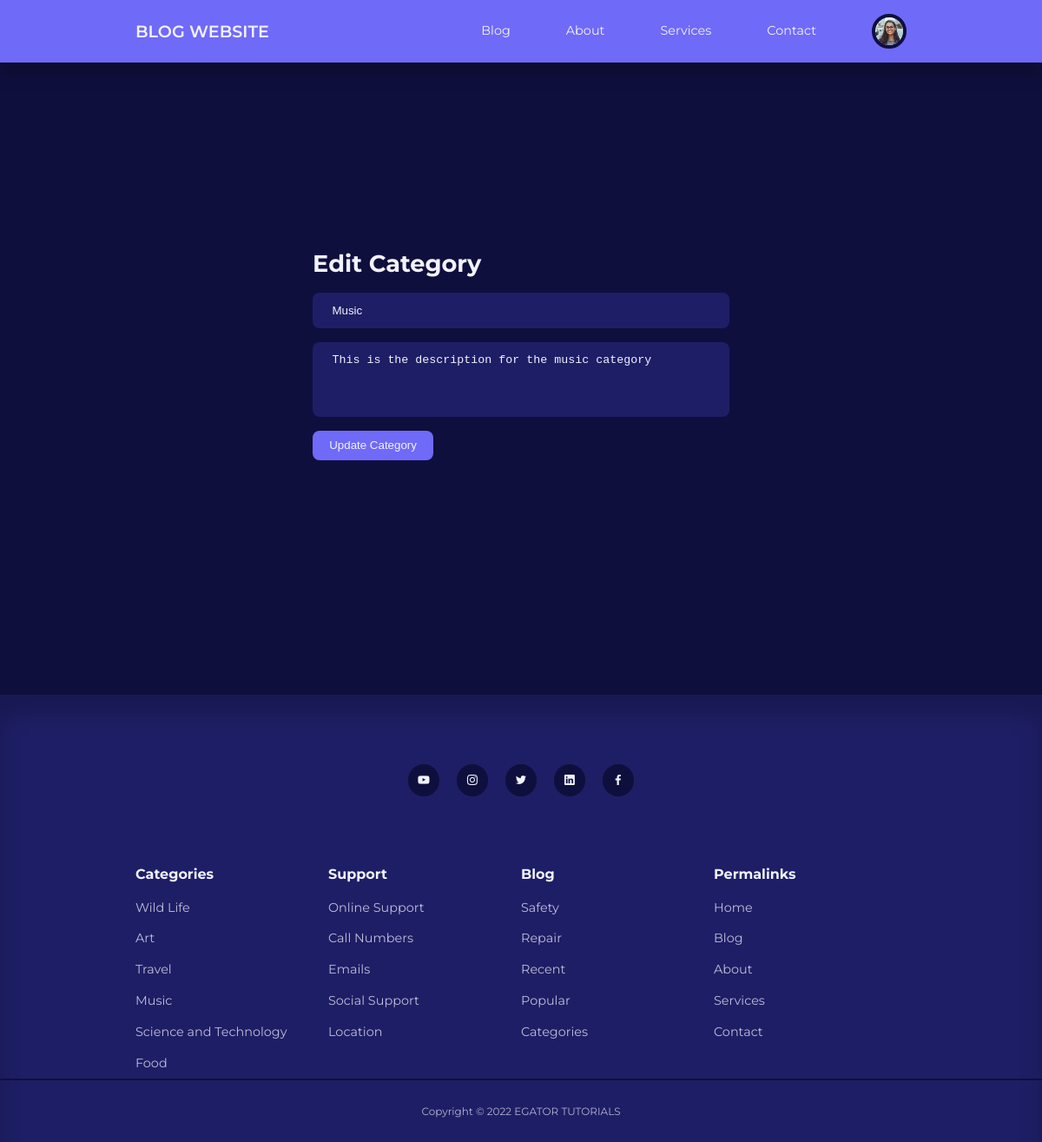
The page /admin/edit-category.php?id=2 (signed in) on the database its author committed.
### tables this page shows
CREATE TABLE `users` (
  `id` int(11) UNSIGNED NOT NULL,
  `firstname` varchar(50) NOT NULL,
  `lastname` varchar(50) NOT NULL,
  `username` varchar(50) NOT NULL,
  `email` varchar(100) NOT NULL,
  `password` varchar(255) NOT NULL,
  `avatar` varchar(255) NOT NULL,
  `is_admin` tinyint(1) NOT NULL
);

CREATE TABLE `categories` (
  `id` int(11) UNSIGNED NOT NULL,
  `title` varchar(50) NOT NULL,
  `description` text NOT NULL
);

### admin/partials/header.php (called while the page is built, shortened)
<?php
require $_SERVER['DOCUMENT_ROOT'] . '/Blog/partials/header.php';
?>

### admin/edit-category.php (the view, shortened to what this page needs)
<?php
  include $_SERVER['DOCUMENT_ROOT'] . '/Blog/admin/partials/header.php';
  if (isset($_GET["id"])) {
      $id = filter_var($_GET["id"], FILTER_SANITIZE_NUMBER_INT);
      $query = "SELECT * FROM categories WHERE id = $id";
      $result = mysqli_query($connection, $query);
      if (mysqli_num_rows($result) == 1) {
          $category = mysqli_fetch_assoc($result);
      }
  } else {
      header("location: " . ROOT_URL . "admin/manage-categories.php");
      die();
  }
  ?>
<section class="form-section">
    <div class="container form-section-container">
        <h2>Edit Category</h2>
        <form action="<?= ROOT_URL ?>admin/edit-category-logic.php" method="POST">
            <input type="text" name="title" value="<?= $category['title'] ?>" placeholder="Title">
            <textarea name="description" rows="4" placeholder="Description"><?= $category['description'] ?></textarea>
            <button type="submit" name="submit" class="btn">Update Category</button>
        </form>
    </div>
</section>
<?php
  include $_SERVER['DOCUMENT_ROOT'] . '/Blog/partials/footer.php';
  ?>

### partials/header.php (shortened to what this page needs)
<?php
require $_SERVER['DOCUMENT_ROOT'] . '/Blog/config/database.php';
if(isset($_SESSION['user-id'])) {
    $id = filter_var($_SESSION['user-id'], FILTER_SANITIZE_FULL_SPECIAL_CHARS);
    $query = "SELECT avatar from users WHERE id = '$id'";
    $result = mysqli_query($connection, $query);
    $avatar = mysqli_fetch_assoc($result);
}
?>
<!DOCTYPE html>
<html lang="en">
<head>
    <link rel="stylesheet" href="<?php echo ROOT_URL ?>css/style.css">
    <link rel="stylesheet" href="https://unicons.iconscout.com/release/v4.0.0/css/line.css">
</head>
<body>
    <nav>
        <div class="container nav-container">
            <a href="<?php echo ROOT_URL ?>index.php" class="nav-logo">BLOG WEBSITE</a>
            <ul class="nav-items">
                <li><a href="<?php echo ROOT_URL ?>pages/blog.php">Blog</a></li>
                <li><a href="<?php echo ROOT_URL ?>pages/about.php">About</a></li>
                <li><a href="<?php echo ROOT_URL ?>pages/services.php">Services</a></li>
                <li><a href="<?php echo ROOT_URL ?>pages/contact.php">Contact</a></li>
               <?php if (isset($_SESSION['user-id'])) : ?>
                <li class="nav-profile">
                    <div class="avatar">
                        <img src="<?php echo ROOT_URL . "img/" . $avatar['avatar'] ?>">
                    </div>
                </li>
                <?php else : ?>
                <li><a href="pages/signin.php">Sign In</a></li>
                <?php endif ?>
            </ul>
        </div>
    </nav>

### css/style.css (style rules this page uses)
:root { --color-primary: #6f6af8; --color-primary-light: hsl(242, 91%, 69%, 18%); --color-primary-variant: #5854c7; --color-red: #da0f3f; --color-red-light: hsl(346, 87%, 46%, 15%); --color-green: #00c476; --color-green-light: hsl(156, 100%, 38%, 15%); --color-gray-900: #1e1e66; --color-gray-700: #2d2b7c; --color-gray-300: rgba(242, 242, 254, 0.3); --color-gray-200: rgba(242, 242, 254, 0.7); --color-white: #f2f2fe; --color-bg: #0f0f3e; --transition: all 300ms ease; --container-width-lg: 74%; --container-width-md: 88%; --form-width: 40%; --card-border-radius-1: 0.3rem; --card-border-radius-2: 0.5rem; --card-border-radius-3: 0.8rem; --card-border-radius-4: 2rem; --card-border-radius-5: 5rem; }
* { margin: 0; padding: 0; outline: 0; border: 0; appearance: 0; list-style: none; text-decoration: none; box-sizing: border-box; }
body { font-family: 'Montserrat', sans-serif; line-height: 1.6; color: var(--color-gray-200); overflow-x: hidden; background: var(--color-bg); font-size: 0.9rem; }
.container { width: var(--container-width-lg); max-width: 1800px; margin-inline: auto; }
section { margin-top: 3rem; width: 100vw; }
h1, h2, h3, h4, h5, h6 { color: var(--color-white); line-height: 1.3; }
h2 { font-size: 1.7rem; margin: 1rem 0; }
a { color: var(--color-white); transition: var(--transition); }
img { display: block; width: 100%; object-fit: cover; }
nav { background: var(--color-primary); width: 100vw; height: 4.5rem; position: fixed; top: 0; z-index: 10; box-shadow: 0 1rem 1rem rgba(0, 0, 0, 0.2); }
.nav-container { height: 100%; display: flex; align-items: center; justify-content: space-between; }
.avatar { width: 2.5rem; height: 2.5rem; border-radius: 50%; overflow: hidden; border: 0.3rem solid var(--color-bg); }
.nav-logo { font-weight: 600; font-size: 1.2rem; }
.nav-items { display: flex; align-items: center; gap: 4rem; }
.nav-profile { position: relative; cursor: pointer; }
.btn { display: inline-block; width: fit-content; padding: 0.6rem 1.2rem; background-color: var(--color-primary); border-radius: var(--card-border-radius-2); cursor: pointer; transition: var(--transition); color: var(--color-white); }
.form-section { display: grid; place-items: center; height: 100vh; margin-top: 0rem; }
.form-section-container { width: var(--form-width); }
form { display: flex; flex-direction: column; gap: 1rem; }
input, textarea, select { padding: 0.8rem 1.4rem; background: var(--color-gray-900); border-radius: var(--card-border-radius-2); resize: none; color: var(--color-white); }

### rows shown on the page
users: avatar (picture)
categories: title "Music", description "This is the description for the music category"
